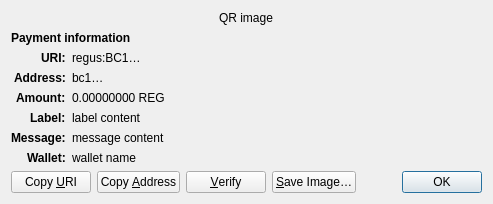
<?xml version="1.0" encoding="UTF-8"?>
<ui version="4.0">
 <class>ReceiveRequestDialog</class>
 <widget class="QDialog" name="ReceiveRequestDialog">
  <property name="geometry">
   <rect>
    <x>0</x>
    <y>0</y>
    <width>413</width>
    <height>229</height>
   </rect>
  </property>
  <property name="windowTitle">
   <string>Request payment to …</string>
  </property>
  <layout class="QGridLayout" name="gridLayout" columnstretch="0,1">
   <property name="sizeConstraint">
    <enum>QLayout::SetFixedSize</enum>
   </property>
   <item row="0" column="0" colspan="2" alignment="Qt::AlignHCenter">
    <widget class="QRImageWidget" name="qr_code">
     <property name="text">
      <string notr="true">QR image</string>
     </property>
     <property name="textInteractionFlags">
      <set>Qt::NoTextInteraction</set>
     </property>
    </widget>
   </item>
   <item row="1" column="0" colspan="2">
    <widget class="QLabel" name="payment_header">
     <property name="font">
      <font>
       <weight>75</weight>
       <bold>true</bold>
      </font>
     </property>
     <property name="text">
      <string>Payment information</string>
     </property>
     <property name="textInteractionFlags">
      <set>Qt::NoTextInteraction</set>
     </property>
    </widget>
   </item>
   <item row="2" column="0" alignment="Qt::AlignRight|Qt::AlignTop">
    <widget class="QLabel" name="uri_tag">
     <property name="font">
      <font>
       <weight>75</weight>
       <bold>true</bold>
      </font>
     </property>
     <property name="text">
      <string notr="true">URI:</string>
     </property>
     <property name="textFormat">
      <enum>Qt::PlainText</enum>
     </property>
     <property name="textInteractionFlags">
      <set>Qt::NoTextInteraction</set>
     </property>
    </widget>
   </item>
   <item row="2" column="1" alignment="Qt::AlignTop">
    <widget class="QLabel" name="uri_content">
     <property name="text">
      <string notr="true">regus:BC1…</string>
     </property>
     <property name="textFormat">
      <enum>Qt::RichText</enum>
     </property>
     <property name="wordWrap">
      <bool>true</bool>
     </property>
     <property name="textInteractionFlags">
      <set>Qt::TextSelectableByMouse</set>
     </property>
    </widget>
   </item>
   <item row="3" column="0" alignment="Qt::AlignRight|Qt::AlignTop">
    <widget class="QLabel" name="address_tag">
     <property name="font">
      <font>
       <weight>75</weight>
       <bold>true</bold>
      </font>
     </property>
     <property name="text">
      <string>Address:</string>
     </property>
     <property name="textInteractionFlags">
      <set>Qt::NoTextInteraction</set>
     </property>
    </widget>
   </item>
   <item row="3" column="1" alignment="Qt::AlignTop">
    <widget class="QLabel" name="address_content">
     <property name="text">
      <string notr="true">bc1…</string>
     </property>
     <property name="textFormat">
      <enum>Qt::PlainText</enum>
     </property>
     <property name="textInteractionFlags">
      <set>Qt::TextSelectableByMouse</set>
     </property>
    </widget>
   </item>
   <item row="4" column="0" alignment="Qt::AlignRight|Qt::AlignTop">
    <widget class="QLabel" name="amount_tag">
     <property name="font">
      <font>
       <weight>75</weight>
       <bold>true</bold>
      </font>
     </property>
     <property name="text">
      <string>Amount:</string>
     </property>
     <property name="textInteractionFlags">
      <set>Qt::NoTextInteraction</set>
     </property>
    </widget>
   </item>
   <item row="4" column="1" alignment="Qt::AlignTop">
    <widget class="QLabel" name="amount_content">
     <property name="text">
      <string notr="true">0.00000000 REG</string>
     </property>
     <property name="textFormat">
      <enum>Qt::PlainText</enum>
     </property>
     <property name="textInteractionFlags">
      <set>Qt::TextSelectableByMouse</set>
     </property>
    </widget>
   </item>
   <item row="5" column="0" alignment="Qt::AlignRight|Qt::AlignTop">
    <widget class="QLabel" name="label_tag">
     <property name="font">
      <font>
       <weight>75</weight>
       <bold>true</bold>
      </font>
     </property>
     <property name="text">
      <string>Label:</string>
     </property>
     <property name="textInteractionFlags">
      <set>Qt::NoTextInteraction</set>
     </property>
    </widget>
   </item>
   <item row="5" column="1" alignment="Qt::AlignTop">
    <widget class="QLabel" name="label_content">
     <property name="text">
      <string notr="true">label content</string>
     </property>
     <property name="textFormat">
      <enum>Qt::PlainText</enum>
     </property>
     <property name="wordWrap">
      <bool>true</bool>
     </property>
     <property name="textInteractionFlags">
      <set>Qt::TextSelectableByMouse</set>
     </property>
    </widget>
   </item>
   <item row="6" column="0" alignment="Qt::AlignRight|Qt::AlignTop">
    <widget class="QLabel" name="message_tag">
     <property name="font">
      <font>
       <weight>75</weight>
       <bold>true</bold>
      </font>
     </property>
     <property name="text">
      <string>Message:</string>
     </property>
     <property name="textInteractionFlags">
      <set>Qt::NoTextInteraction</set>
     </property>
    </widget>
   </item>
   <item row="6" column="1" alignment="Qt::AlignTop">
    <widget class="QLabel" name="message_content">
     <property name="text">
      <string notr="true">message content</string>
     </property>
     <property name="textFormat">
      <enum>Qt::PlainText</enum>
     </property>
     <property name="wordWrap">
      <bool>true</bool>
     </property>
     <property name="textInteractionFlags">
      <set>Qt::TextSelectableByMouse</set>
     </property>
    </widget>
   </item>
   <item row="7" column="0" alignment="Qt::AlignRight|Qt::AlignTop">
    <widget class="QLabel" name="wallet_tag">
     <property name="font">
      <font>
       <weight>75</weight>
       <bold>true</bold>
      </font>
     </property>
     <property name="text">
      <string>Wallet:</string>
     </property>
     <property name="textInteractionFlags">
      <set>Qt::NoTextInteraction</set>
     </property>
    </widget>
   </item>
   <item row="7" column="1" alignment="Qt::AlignTop">
    <widget class="QLabel" name="wallet_content">
     <property name="text">
      <string notr="true">wallet name</string>
     </property>
     <property name="textFormat">
      <enum>Qt::PlainText</enum>
     </property>
     <property name="wordWrap">
      <bool>true</bool>
     </property>
     <property name="textInteractionFlags">
      <set>Qt::TextSelectableByMouse</set>
     </property>
    </widget>
   </item>
   <item row="8" column="0" colspan="2">
    <layout class="QHBoxLayout" name="horizontalLayout">
     <item>
      <widget class="QPushButton" name="btnCopyURI">
       <property name="text">
        <string>Copy &amp;URI</string>
       </property>
       <property name="autoDefault">
        <bool>false</bool>
       </property>
      </widget>
     </item>
     <item>
      <widget class="QPushButton" name="btnCopyAddress">
       <property name="text">
        <string>Copy &amp;Address</string>
       </property>
       <property name="autoDefault">
        <bool>false</bool>
       </property>
      </widget>
     </item>
     <item>
      <widget class="QPushButton" name="btnVerify">
       <property name="text">
        <string>&amp;Verify</string>
       </property>
       <property name="toolTip">
        <string>Verify this address on e.g. a hardware wallet screen</string>
       </property>
       <property name="autoDefault">
        <bool>false</bool>
       </property>
      </widget>
     </item>
     <item>
      <widget class="QPushButton" name="btnSaveAs">
       <property name="text">
        <string>&amp;Save Image…</string>
       </property>
       <property name="autoDefault">
        <bool>false</bool>
       </property>
      </widget>
     </item>
     <item>
      <spacer name="horizontalSpacer_2">
       <property name="orientation">
        <enum>Qt::Horizontal</enum>
       </property>
       <property name="sizeHint" stdset="0">
        <size>
         <width>40</width>
         <height>20</height>
        </size>
       </property>
      </spacer>
     </item>
     <item>
      <widget class="QDialogButtonBox" name="buttonBox">
       <property name="focusPolicy">
        <enum>Qt::StrongFocus</enum>
       </property>
       <property name="standardButtons">
        <set>QDialogButtonBox::Ok</set>
       </property>
      </widget>
     </item>
    </layout>
   </item>
  </layout>
 </widget>
 <customwidgets>
  <customwidget>
   <class>QRImageWidget</class>
   <extends>QLabel</extends>
   <header>qt/qrimagewidget.h</header>
  </customwidget>
 </customwidgets>
 <tabstops>
  <tabstop>buttonBox</tabstop>
  <tabstop>btnCopyURI</tabstop>
  <tabstop>btnCopyAddress</tabstop>
  <tabstop>btnSaveAs</tabstop>
 </tabstops>
 <resources/>
 <connections>
  <connection>
   <sender>buttonBox</sender>
   <signal>accepted()</signal>
   <receiver>ReceiveRequestDialog</receiver>
   <slot>accept()</slot>
   <hints>
    <hint type="sourcelabel">
     <x>135</x>
     <y>230</y>
    </hint>
    <hint type="destinationlabel">
     <x>135</x>
     <y>126</y>
    </hint>
   </hints>
  </connection>
 </connections>
</ui>
